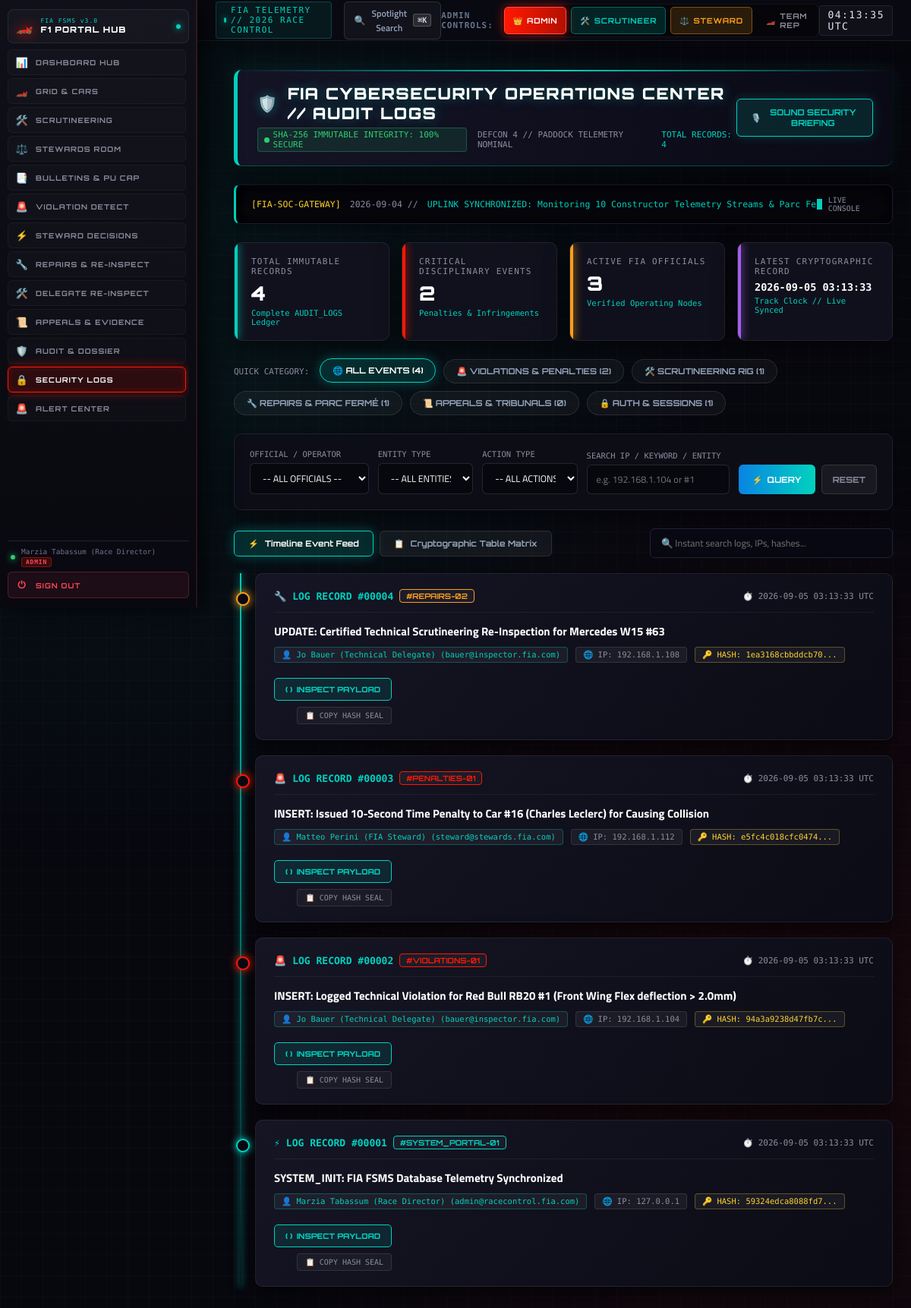
/feature11.php (signed in), run on the app's committed database.
### tables this page shows
CREATE TABLE IF NOT EXISTS `AUDIT_LOGS` (
  `log_id` int(11) NOT NULL AUTO_INCREMENT,
  `user_id` int(11) DEFAULT NULL,
  `action` varchar(255) NOT NULL,
  `entity_type` varchar(100) DEFAULT NULL,
  `entity_id` int(11) DEFAULT NULL,
  `details` longtext DEFAULT NULL,
  `ip_address` varchar(45) DEFAULT '127.0.0.1',
  `created_at` timestamp NOT NULL DEFAULT current_timestamp(),
  PRIMARY KEY (`log_id`),
  KEY `user_id` (`user_id`)
);

CREATE TABLE IF NOT EXISTS `USERS` (
  `user_id` int(11) NOT NULL AUTO_INCREMENT,
  `role_id` int(11) DEFAULT NULL,
  `full_name` varchar(100) NOT NULL,
  `email` varchar(150) NOT NULL,
  `password_hash` varchar(255) NOT NULL,
  `phone` varchar(30) DEFAULT NULL,
  `status` varchar(50) DEFAULT 'active',
  `avatar_url` varchar(255) DEFAULT NULL,
  `date_of_birth` date DEFAULT NULL,
  `address` varchar(255) DEFAULT NULL,
  `country` varchar(100) DEFAULT NULL,
  `preferred_language` varchar(50) DEFAULT 'en',
  `created_at` timestamp NOT NULL DEFAULT current_timestamp(),
  `updated_at` timestamp NOT NULL DEFAULT current_timestamp() ON UPDATE current_timestamp(),
  PRIMARY KEY (`user_id`),
  UNIQUE KEY `email` (`email`),
  KEY `role_id` (`role_id`)
);

### feature11.php (the view, shortened to what this page needs)
<?php
require_once 'db.php';
$total_logs = $conn->query("SELECT COUNT(*) FROM AUDIT_LOGS")->fetch_row()[0] ?? 0;
$critical_disciplinary = $conn->query("SELECT COUNT(*) FROM AUDIT_LOGS WHERE entity_type IN ('PENALTIES', 'VIOLATIONS') OR action LIKE '%PENALTY%' OR action LIKE '%VIOLATION%'")->fetch_row()[0] ?? 0;
$distinct_officials = $conn->query("SELECT COUNT(DISTINCT user_id) FROM AUDIT_LOGS WHERE user_id IS NOT NULL AND user_id > 0")->fetch_row()[0] ?? 0;
$latest_timestamp_res = $conn->query("SELECT created_at FROM AUDIT_LOGS ORDER BY log_id DESC LIMIT 1");
$latest_event_time = ($latest_timestamp_res && $latest_timestamp_res->num_rows > 0) ? $latest_timestamp_res->fetch_assoc()['created_at'] : 'LIVE';
$cnt_viol = $conn->query("SELECT COUNT(*) FROM AUDIT_LOGS WHERE entity_type IN ('VIOLATIONS', 'PENALTIES') OR action LIKE '%VIOLATION%' OR action LIKE '%PENALTY%'")->fetch_row()[0] ?? 0;
$cnt_insp = $conn->query("SELECT COUNT(*) FROM AUDIT_LOGS WHERE entity_type IN ('INSPECTIONS', 'INSPECTION_MEASUREMENTS') OR action LIKE '%MEASUREMENT%' OR action LIKE '%INSPECTION%'")->fetch_row()[0] ?? 0;
$cnt_rep = $conn->query("SELECT COUNT(*) FROM AUDIT_LOGS WHERE entity_type IN ('REPAIRS', 'PARC_FERME') OR action LIKE '%REPAIR%' OR action LIKE '%RE-INSPECT%'")->fetch_row()[0] ?? 0;
$cnt_app = $conn->query("SELECT COUNT(*) FROM AUDIT_LOGS WHERE entity_type IN ('APPEALS', 'DECISIONS') OR action LIKE '%APPEAL%' OR action LIKE '%DECISION%'")->fetch_row()[0] ?? 0;
$cnt_auth = $conn->query("SELECT COUNT(*) FROM AUDIT_LOGS WHERE entity_type IN ('SYSTEM_PORTAL', 'ROLES') OR action LIKE '%LOGIN%' OR action LIKE '%AUTH%'")->fetch_row()[0] ?? 0;
$filter_entity = trim($_GET['filter_entity'] ?? '');
$filter_action_type = trim($_GET['filter_action_type'] ?? '');
$filter_search = trim($_GET['filter_search'] ?? '');
$query = "SELECT a.log_id, a.user_id, a.action, a.entity_type, a.entity_id, a.details, a.ip_address, a.created_at,
                 u.full_name, u.email, u.status as user_status
          FROM AUDIT_LOGS a
          LEFT JOIN USERS u ON a.user_id = u.user_id
          WHERE 1=1";
$query .= " ORDER BY a.created_at DESC, a.log_id DESC LIMIT 60";
$stmt = $conn->prepare($query);
$stmt->execute();
$audit_results = $stmt->get_result();
$logs_array = [];
if ($audit_results) {
    while ($r = $audit_results->fetch_assoc()) {
        $logs_array[] = $r;
    }
}
?>
<!DOCTYPE html>
<html lang="en">
<head>
</head>
<body>
<?php include 'navbar.php'; ?>
<div class="main-container">
    <div class="soc-header-bar">
        <div class="soc-title-group">
            <h1><span>🛡️</span> FIA CYBERSECURITY OPERATIONS CENTER // AUDIT LOGS</h1>
            <div class="soc-sub-tags">
                <span class="sec-integrity-tag">
                    <span class="pulse-node"></span> SHA-256 IMMUTABLE INTEGRITY: 100% SECURE
                </span>
                <span style="color: #8c8c9e;">DEFCON 4 // PADDOCK TELEMETRY NOMINAL</span>
                <span style="color: var(--f1-cyan);">TOTAL RECORDS: <?php echo number_format($total_logs); ?></span>
            </div>
        </div>
        <div>
            <button class="btn-soc-sound" onclick="speakSecurityReport()">
                <span>🎙️</span> SOUND SECURITY BRIEFING
            </button>
        </div>
    </div>
    <div class="cyber-terminal-deck">
        <div class="terminal-stream-text" id="terminalStreamText">
            <span style="color: #ffd32a;">[FIA-SOC-GATEWAY]</span>
            <span style="color: #8c8c9e;">2026-09-04 //</span>
            <span>UPLINK SYNCHRONIZED: Monitoring 10 Constructor Telemetry Streams & Parc Fermé Nodes...</span>
        </div>
        <div style="display: flex; align-items: center; gap: 8px; color: #8c8c9e;">
            <span class="terminal-cursor"></span>
            <span style="font-size: 10px;">LIVE CONSOLE</span>
        </div>
    </div>
    <div class="metrics-grid">
        <div class="metric-card cyan">
            <div class="metric-label">Total Immutable Records</div>
            <div class="metric-value"><?php echo number_format($total_logs); ?></div>
            <div class="metric-sub">Complete AUDIT_LOGS Ledger</div>
        </div>
        <div class="metric-card red">
            <div class="metric-label">Critical Disciplinary Events</div>
            <div class="metric-value"><?php echo number_format($critical_disciplinary); ?></div>
            <div class="metric-sub">Penalties & Infringements</div>
        </div>
        <div class="metric-card amber">
            <div class="metric-label">Active FIA Officials</div>
            <div class="metric-value"><?php echo number_format($distinct_officials); ?></div>
            <div class="metric-sub">Verified Operating Nodes</div>
        </div>
        <div class="metric-card purple">
            <div class="metric-label">Latest Cryptographic Record</div>
            <div class="metric-value" style="font-size: 13.5px; margin-top: 5px; font-family: 'Share Tech Mono', monospace;">
                <?php echo htmlspecialchars($latest_event_time); ?>
            </div>
            <div class="metric-sub">Track Clock // Live Synced</div>
        </div>
    </div>
    <div class="quick-filter-bar">
        <span style="font-family: 'Share Tech Mono', monospace; font-size: 11px; color: #8c8c9e; margin-right: 4px;">QUICK CATEGORY:</span>
        <a href="feature11.php" class="btn-quick-pill <?php echo (empty($filter_entity) && empty($filter_action_type)) ? 'active' : ''; ?>">
            🌐 ALL EVENTS (<?php echo $total_logs; ?>)
        </a>
        <a href="feature11.php?filter_entity=VIOLATIONS" class="btn-quick-pill pill-red <?php echo ($filter_entity === 'VIOLATIONS' || $filter_entity === 'PENALTIES') ? 'active' : ''; ?>">
            🚨 VIOLATIONS & PENALTIES (<?php echo $cnt_viol; ?>)
        </a>
        <a href="feature11.php?filter_entity=INSPECTIONS" class="btn-quick-pill <?php echo ($filter_entity === 'INSPECTIONS') ? 'active' : ''; ?>">
            🛠️ SCRUTINEERING RIG (<?php echo $cnt_insp; ?>)
        </a>
        <a href="feature11.php?filter_entity=REPAIRS" class="btn-quick-pill pill-amber <?php echo ($filter_entity === 'REPAIRS') ? 'active' : ''; ?>">
            🔧 REPAIRS & PARC FERMÉ (<?php echo $cnt_rep; ?>)
        </a>
        <a href="feature11.php?filter_entity=APPEALS" class="btn-quick-pill pill-purple <?php echo ($filter_entity === 'APPEALS') ? 'active' : ''; ?>">
            📜 APPEALS & TRIBUNALS (<?php echo $cnt_app; ?>)
        </a>
        <a href="feature11.php?filter_entity=SYSTEM_PORTAL" class="btn-quick-pill <?php echo ($filter_entity === 'SYSTEM_PORTAL') ? 'active' : ''; ?>">
            🔒 AUTH & SESSIONS (<?php echo $cnt_auth; ?>)
        </a>
    </div>
    <div class="filter-panel">
        <form method="GET" action="feature11.php" class="filter-grid">
            <div class="filter-group">
                <label>OFFICIAL / OPERATOR</label>
                <select name="filter_user" class="f1-select">
                    <option value="0">-- ALL OFFICIALS --</option>
                </select>
            </div>
            <div class="filter-group">
                <label>ENTITY TYPE</label>
                <select name="filter_entity" class="f1-select">
                    <option value="">-- ALL ENTITIES --</option>
                </select>
            </div>
            <div class="filter-group">
                <label>ACTION TYPE</label>
                <select name="filter_action_type" class="f1-select">
                    <option value="">-- ALL ACTIONS --</option>
                </select>
            </div>
            <div class="filter-group">
                <label>SEARCH IP / KEYWORD / ENTITY</label>
                <input type="text" name="filter_search" class="f1-input" placeholder="e.g. 192.168.1.104 or #1" value="<?php echo htmlspecialchars($filter_search); ?>">
            </div>
            <div style="display: flex; gap: 8px;">
                <button type="submit" class="btn-filter-action">
                    <span>⚡</span> QUERY
                </button>
                <a href="feature11.php" class="btn-reset" title="Reset Filters">
                    RESET
                </a>
            </div>
        </form>
    </div>
    <div class="view-toggle-row">
        <div class="view-switch-tabs">
            <button type="button" class="view-tab-btn active" id="tabTimelineView" onclick="switchSecurityView('timeline')">
                <span>⚡</span> Timeline Event Feed
            </button>
            <button type="button" class="view-tab-btn" id="tabTableView" onclick="switchSecurityView('table')">
                <span>📋</span> Cryptographic Table Matrix
            </button>
        </div>
        <div>
            <input type="text" class="instant-search-input" id="instantSearchInput" placeholder="🔍 Instant search logs, IPs, hashes..." onkeyup="filterLiveTimeline(this.value)">
        </div>
    </div>
    <div id="viewTimelineContainer" class="timeline-stream-container">
        <?php if (!empty($logs_array)): ?>
            <?php foreach ($logs_array as $log):
                $act_upper = strtoupper($log['action']);
                $entity_type = strtoupper($log['entity_type'] ?? 'SYSTEM');
                $card_class = '';
                $badge_color = 'var(--f1-cyan)';
                $badge_icon = '⚡';
                if (strpos($act_upper, 'VIOLATION') !== false || strpos($act_upper, 'PENALTY') !== false || $entity_type === 'VIOLATIONS' || $entity_type === 'PENALTIES') {
                    $card_class = 'event-violation';
                    $badge_color = 'var(--f1-red)';
                    $badge_icon = '🚨';
                } elseif (strpos($act_upper, 'REPAIR') !== false || $entity_type === 'REPAIRS') {
                    $card_class = 'event-repair';
                    $badge_color = 'var(--f1-amber)';
                    $badge_icon = '🔧';
                } elseif (strpos($act_upper, 'APPEAL') !== false || $entity_type === 'APPEALS') {
                    $card_class = 'event-appeal';
                    $badge_color = 'var(--f1-purple)';
                    $badge_icon = '📜';
                } elseif (strpos($act_upper, 'INSPECTION') !== false || $entity_type === 'INSPECTIONS') {
                    $badge_icon = '🛠️';
                } elseif (strpos($act_upper, 'LOGIN') !== false || strpos($act_upper, 'AUTH') !== false) {
                    $badge_icon = '🔒';
                    $badge_color = '#3867d6';
                }
                $full_name = $log['full_name'] ?? 'System Operator';
                $simulated_hash = hash('sha256', 'LOG-' . $log['log_id'] . '-' . $log['created_at']);
            ?>
                <div class="timeline-event-card <?php echo $card_class; ?> timeline-log-item" data-search="<?php echo strtolower(htmlspecialchars($log['action'] . ' ' . $full_name . ' ' . ($log['ip_address'] ?? '') . ' ' . $entity_type)); ?>">
                    <div class="timeline-card-header">
                        <div class="card-log-id">
                            <span style="color: <?php echo $badge_color; ?>;"><?php echo $badge_icon; ?></span>
                            <span>LOG RECORD #<?php echo str_pad($log['log_id'], 5, '0', STR_PAD_LEFT); ?></span>
                            <span class="entity-tag" style="border-color: <?php echo $badge_color; ?>; color: <?php echo $badge_color; ?>; background: rgba(255,255,255,0.04);">
                                #<?php echo $entity_type . '-' . str_pad($log['entity_id'] ?: 1, 2, '0', STR_PAD_LEFT); ?>
                            </span>
                        </div>
                        <div class="card-time-badge">
                            <span>⏱️ <?php echo htmlspecialchars($log['created_at']); ?> UTC</span>
                        </div>
                    </div>
                    <div class="timeline-card-body">
                        <div class="card-left-info">
                            <div class="event-action-text">
                                <?php echo htmlspecialchars($log['action']); ?>
                            </div>
                            <div class="event-meta-chips">
                                <span class="meta-chip operator">
                                    👤 <?php echo htmlspecialchars($full_name); ?> (<?php echo htmlspecialchars($log['email'] ?? 'delegate@fia.internal'); ?>)
                                </span>
                                <span class="meta-chip ip-chip">
                                    🌐 IP: <?php echo htmlspecialchars($log['ip_address'] ?: '127.0.0.1'); ?>
                                </span>
                                <span class="meta-chip" style="color: #ffd32a; border-color: rgba(255,211,42,0.3);">
                                    🔑 HASH: <?php echo substr($simulated_hash, 0, 16); ?>...
                                </span>
                            </div>
                        </div>
                        <div class="card-right-actions">
                            <?php if (!empty($log['details'])): ?>
                                <button type="button" class="btn-inspect-payload" onclick="openJsonModal('<?php echo $log['log_id']; ?>', <?php echo htmlspecialchars(json_encode($log['details']), ENT_QUOTES, 'UTF-8'); ?>)">
                                    <span>{ }</span> INSPECT PAYLOAD
                                </button>
                            <?php endif; ?>
                            <button type="button" class="btn-copy-hash" onclick="copyHashToClipboard('<?php echo $simulated_hash; ?>', this)">
                                📋 COPY HASH SEAL
                            </button>
                        </div>
                    </div>
                </div>
            <?php endforeach; ?>
        <?php else: ?>
            <div style="background: rgba(14, 14, 24, 0.95); border: 1px solid rgba(255,255,255,0.08); border-radius: 8px; padding: 40px; text-align: center; color: #8c8c9e;">
                No cryptographic audit logs matched your query criteria.
            </div>
        <?php endif; ?>
    </div>
</div>
</body>
</html>

### navbar.php (style rules this page uses)
:root { --f1-red: #ff1801; --f1-cyan: #00d2be; --f1-dark: #07070e; --f1-panel: rgba(14, 14, 24, 0.95); --sidebar-w: 260px; }
body { padding-left: calc(var(--sidebar-w) + 24px) !important; padding-top: 68px !important; }

### data on the page
audit_logs: badge_icon "🔧", log_id "00004", entity_type "REPAIRS", entity "02", created_at "2026-09-05 03:13:33", action "UPDATE: Certified Technical Scrutineering Re-Inspection for Mercedes W15 #63", user.full_name "Jo Bauer (Technical Delegate)", user.email "bauer@inspector.fia.com", ip_address "192.168.1.108", substr($simulated_hash, 0, 16) "1ea3168cbbddcb70"
audit_logs: action "🚨", log_id "00003", entity_type "PENALTIES", entity "01", created_at "2026-09-05 03:13:33", action "INSERT: Issued 10-Second Time Penalty to Car #16 (Charles Leclerc) for Causing Collision", user.full_name "Matteo Perini (FIA Steward)", user.email "steward@stewards.fia.com", ip_address "192.168.1.112", substr($simulated_hash, 0, 16) "e5fc4c018cfc0474"
audit_logs: action "🚨", log_id "00002", entity_type "VIOLATIONS", entity "01", created_at "2026-09-05 03:13:33", action "INSERT: Logged Technical Violation for Red Bull RB20 #1 (Front Wing Flex deflection > 2.0mm)", user.full_name "Jo Bauer (Technical Delegate)", user.email "bauer@inspector.fia.com", ip_address "192.168.1.104", substr($simulated_hash, 0, 16) "94a3a9238d47fb7c"
audit_logs: badge_icon "⚡", log_id "00001", entity_type "SYSTEM_PORTAL", entity "01", created_at "2026-09-05 03:13:33", action "SYSTEM_INIT: FIA FSMS Database Telemetry Synchronized", user.full_name "Marzia Tabassum (Race Director)", user.email "admin@racecontrol.fia.com", ip_address "127.0.0.1", substr($simulated_hash, 0, 16) "59324edca8088fd7"

### other printed values
$_SESSION['username'] "Marzia Tabassum (Race Director)"
get_current_user_role() "ADMIN"
$total_logs "4"
$critical_disciplinary "2"
$distinct_officials "3"
$latest_event_time "2026-09-05 03:13:33"
$cnt_viol "2"
$cnt_insp "1"
$cnt_rep "1"
$cnt_app "0"
$cnt_auth "1"
